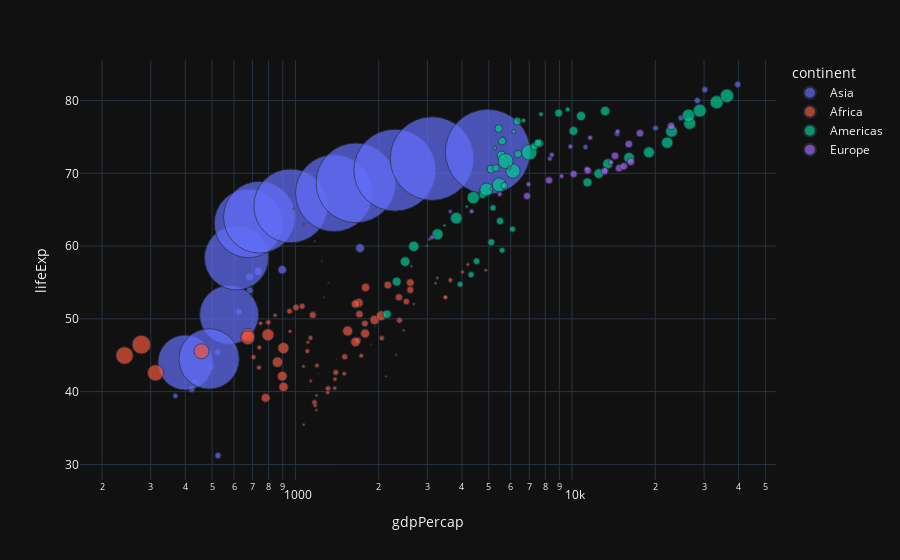

The code cell stored with this chart in its notebook:
### Code cell
fig = px.scatter(dataset[dataset['country'].str.contains('C')], x="gdpPercap", y="lifeExp",
                size="pop", color="continent",hover_name="country", log_x=True, size_max=60)
fig.update_layout(template='plotly_dark')
fig.show()

### Figure 1 — Plotly figure (JSON) as saved in the notebook; plotly's stock layout.template omitted (floating-point values rounded to 4 significant figures)
{"data": [{"hovertemplate": "<b>%{hovertext}</b><br><br>continent=Asia<br>gdpPercap=%{x}<br>lifeExp=%{y}<br>pop=%{marker.size}<extra></extra>", "hovertext": ["Cambodia", "Cambodia", "Cambodia", "Cambodia", "Cambodia", "Cambodia", "Cambodia", "Cambodia", "Cambodia", "Cambodia", "Cambodia", "Cambodia", "China", "China", "China", "China", "China", "China", "China", "China", "China", "China", "China", "China", "Hong Kong, China", "Hong Kong, China", "Hong Kong, China", "Hong Kong, China", "Hong Kong, China", "Hong Kong, China", "Hong Kong, China", "Hong Kong, China", "Hong Kong, China", "Hong Kong, China", "Hong Kong, China", "Hong Kong, China"], "legendgroup": "Asia", "marker": {"color": "#636efa", "size": [4693836, 5322536, 6083619, 6960067, 7450606, 6978607, 7272485, 8371791, 10150094, 11782962, 12926707, 14131858, 556263527, 637408000, 665770000, 754550000, 862030000, 943455000, 1000281000, 1084035000, 1164970000, 1230075000, 1280400000, 1318683096, 2125900, 2736300, 3305200, 3722800, 4115700, 4583700, 5264500, 5584510, 5829696, 6495918, 6762476, 6980412], "sizemode": "area", "sizeref": 366300.0, "symbol": "circle"}, "mode": "markers", "name": "Asia", "orientation": "v", "showlegend": true, "type": "scatter", "x": [368.5, 434.0, 496.9, 523.4, 421.6, 525.0, 624.5, 683.9, 682.3, 734.3, 896.2, 1714.0, 400.4, 576.0, 487.7, 612.7, 676.9, 741.2, 962.4, 1379.0, 1656.0, 2289.0, 3119.0, 4959.0, 3054.0, 3629.0, 4693.0, 6198.0, 8316.0, 11190.0, 14560.0, 20040.0, 24760.0, 28380.0, 30210.0, 39720.0], "xaxis": "x", "y": [39.42, 41.37, 43.41, 45.41, 40.32, 31.22, 50.96, 53.91, 55.8, 56.53, 56.75, 59.72, 44, 50.55, 44.5, 58.38, 63.12, 63.97, 65.53, 67.27, 68.69, 70.43, 72.03, 72.96, 60.96, 64.75, 67.65, 70, 72, 73.6, 75.45, 76.2, 77.6, 80, 81.5, 82.21], "yaxis": "y"}, {"hovertemplate": "<b>%{hovertext}</b><br><br>continent=Africa<br>gdpPercap=%{x}<br>lifeExp=%{y}<br>pop=%{marker.size}<extra></extra>", "hovertext": ["Cameroon", "Cameroon", "Cameroon", "Cameroon", "Cameroon", "Cameroon", "Cameroon", "Cameroon", "Cameroon", "Cameroon", "Cameroon", "Cameroon", "Central African Republic", "Central African Republic", "Central African Republic", "Central African Republic", "Central African Republic", "Central African Republic", "Central African Republic", "Central African Republic", "Central African Republic", "Central African Republic", "Central African Republic", "Central African Republic", "Chad", "Chad", "Chad", "Chad", "Chad", "Chad", "Chad", "Chad", "Chad", "Chad", "Chad", "Chad", "Comoros", "Comoros", "Comoros", "Comoros", "Comoros", "Comoros", "Comoros", "Comoros", "Comoros", "Comoros", "Comoros", "Comoros", "Congo, Dem. Rep.", "Congo, Dem. Rep.", "Congo, Dem. Rep.", "Congo, Dem. Rep.", "Congo, Dem. Rep.", "Congo, Dem. Rep.", "Congo, Dem. Rep.", "Congo, Dem. Rep.", "Congo, Dem. Rep.", "Congo, Dem. Rep.", "Congo, Dem. Rep.", "Congo, Dem. Rep.", "Congo, Rep.", "Congo, Rep.", "Congo, Rep.", "Congo, Rep.", "Congo, Rep.", "Congo, Rep.", "Congo, Rep.", "Congo, Rep.", "Congo, Rep.", "Congo, Rep.", "Congo, Rep.", "Congo, Rep.", "Cote d'Ivoire", "Cote d'Ivoire", "Cote d'Ivoire", "Cote d'Ivoire", "Cote d'Ivoire", "Cote d'Ivoire", "Cote d'Ivoire", "Cote d'Ivoire", "Cote d'Ivoire", "Cote d'Ivoire", "Cote d'Ivoire", "Cote d'Ivoire"], "legendgroup": "Africa", "marker": {"color": "#EF553B", "size": [5009067, 5359923, 5793633, 6335506, 7021028, 7959865, 9250831, 10780667, 12467171, 14195809, 15929988, 17696293, 1291695, 1392284, 1523478, 1733638, 1927260, 2167533, 2476971, 2840009, 3265124, 3696513, 4048013, 4369038, 2682462, 2894855, 3150417, 3495967, 3899068, 4388260, 4875118, 5498955, 6429417, 7562011, 8835739, 10238807, 153936, 170928, 191689, 217378, 250027, 304739, 348643, 395114, 454429, 527982, 614382, 710960, 14100005, 15577932, 17486434, 19941073, 23007669, 26480870, 30646495, 35481645, 41672143, 47798986, 55379852, 64606759, 854885, 940458, 1047924, 1179760, 1340458, 1536769, 1774735, 2064095, 2409073, 2800947, 3328795, 3800610, 2977019, 3300000, 3832408, 4744870, 6071696, 7459574, 9025951, 10761098, 12772596, 14625967, 16252726, 18013409], "sizemode": "area", "sizeref": 366300.0, "symbol": "circle"}, "mode": "markers", "name": "Africa", "orientation": "v", "showlegend": true, "type": "scatter", "x": [1173.0, 1313.0, 1400.0, 1508.0, 1684.0, 1783.0, 2368.0, 2603.0, 1793.0, 1694.0, 1934.0, 2042.0, 1071.0, 1191.0, 1193.0, 1136.0, 1070.0, 1109.0, 956.8, 844.9, 747.9, 740.5, 738.7, 706.0, 1179.0, 1308.0, 1390.0, 1197.0, 1104.0, 1134.0, 797.9, 952.4, 1058.0, 1005.0, 1156.0, 1704.0, 1103.0, 1211.0, 1407.0, 1876.0, 1938.0, 1173.0, 1267.0, 1316.0, 1247.0, 1174.0, 1076.0, 986.1, 780.5, 905.9, 896.3, 861.6, 904.9, 795.8, 673.7, 672.8, 457.7, 312.2, 241.2, 277.6, 2126.0, 2315.0, 2465.0, 2678.0, 3213.0, 3259.0, 4880.0, 4201.0, 4016.0, 3484.0, 3484.0, 3633.0, 1389.0, 1501.0, 1729.0, 2052.0, 2378.0, 2518.0, 2603.0, 2157.0, 1648.0, 1786.0, 1649.0, 1545.0], "xaxis": "x", "y": [38.52, 40.43, 42.64, 44.8, 47.05, 49.35, 52.96, 54.98, 54.31, 52.2, 49.86, 50.43, 35.46, 37.46, 39.48, 41.48, 43.46, 46.77, 48.3, 50.48, 49.4, 46.07, 43.31, 44.74, 38.09, 39.88, 41.72, 43.6, 45.57, 47.38, 49.52, 51.05, 51.72, 51.57, 50.52, 50.65, 40.72, 42.46, 44.47, 46.47, 48.94, 50.94, 52.93, 54.93, 57.94, 60.66, 62.97, 65.15, 39.14, 40.65, 42.12, 44.06, 45.99, 47.8, 47.78, 47.41, 45.55, 42.59, 44.97, 46.46, 42.11, 45.05, 48.44, 52.04, 54.91, 55.62, 56.7, 57.47, 56.43, 52.96, 52.97, 55.32, 40.48, 42.47, 44.93, 47.35, 49.8, 52.37, 53.98, 54.66, 52.04, 47.99, 46.83, 48.33], "yaxis": "y"}, {"hovertemplate": "<b>%{hovertext}</b><br><br>continent=Americas<br>gdpPercap=%{x}<br>lifeExp=%{y}<br>pop=%{marker.size}<extra></extra>", "hovertext": ["Canada", "Canada", "Canada", "Canada", "Canada", "Canada", "Canada", "Canada", "Canada", "Canada", "Canada", "Canada", "Chile", "Chile", "Chile", "Chile", "Chile", "Chile", "Chile", "Chile", "Chile", "Chile", "Chile", "Chile", "Colombia", "Colombia", "Colombia", "Colombia", "Colombia", "Colombia", "Colombia", "Colombia", "Colombia", "Colombia", "Colombia", "Colombia", "Costa Rica", "Costa Rica", "Costa Rica", "Costa Rica", "Costa Rica", "Costa Rica", "Costa Rica", "Costa Rica", "Costa Rica", "Costa Rica", "Costa Rica", "Costa Rica", "Cuba", "Cuba", "Cuba", "Cuba", "Cuba", "Cuba", "Cuba", "Cuba", "Cuba", "Cuba", "Cuba", "Cuba"], "legendgroup": "Americas", "marker": {"color": "#00cc96", "size": [14785584, 17010154, 18985849, 20819767, 22284500, 23796400, 25201900, 26549700, 28523502, 30305843, 31902268, 33390141, 6377619, 7048426, 7961258, 8858908, 9717524, 10599793, 11487112, 12463354, 13572994, 14599929, 15497046, 16284741, 12350771, 14485993, 17009885, 19764027, 22542890, 25094412, 27764644, 30964245, 34202721, 37657830, 41008227, 44227550, 926317, 1112300, 1345187, 1588717, 1834796, 2108457, 2424367, 2799811, 3173216, 3518107, 3834934, 4133884, 6007797, 6640752, 7254373, 8139332, 8831348, 9537988, 9789224, 10239839, 10723260, 10983007, 11226999, 11416987], "sizemode": "area", "sizeref": 366300.0, "symbol": "circle"}, "mode": "markers", "name": "Americas", "orientation": "v", "showlegend": true, "type": "scatter", "x": [11370.0, 12490.0, 13460.0, 16080.0, 18970.0, 22090.0, 22900.0, 26630.0, 26340.0, 28950.0, 33330.0, 36320.0, 3940.0, 4316.0, 4519.0, 5107.0, 5494.0, 4757.0, 5096.0, 5547.0, 7596.0, 10120.0, 10780.0, 13170.0, 2144.0, 2324.0, 2492.0, 2679.0, 3265.0, 3816.0, 4398.0, 4903.0, 5445.0, 6117.0, 5755.0, 7007.0, 2627.0, 2990.0, 3461.0, 4162.0, 5118.0, 5927.0, 5263.0, 5630.0, 6160.0, 6677.0, 7723.0, 9645.0, 5587.0, 6092.0, 5181.0, 5690.0, 5305.0, 6380.0, 7317.0, 7533.0, 5593.0, 5432.0, 6341.0, 8948.0], "xaxis": "x", "y": [68.75, 69.96, 71.3, 72.13, 72.88, 74.21, 75.76, 76.86, 77.95, 78.61, 79.77, 80.65, 54.74, 56.07, 57.92, 60.52, 63.44, 67.05, 70.56, 72.49, 74.13, 75.82, 77.86, 78.55, 50.64, 55.12, 57.86, 59.96, 61.62, 63.84, 66.65, 67.77, 68.42, 70.31, 71.68, 72.89, 57.21, 60.03, 62.84, 65.42, 67.85, 70.75, 73.45, 74.75, 75.71, 77.26, 78.12, 78.78, 59.42, 62.33, 65.25, 68.29, 70.72, 72.65, 73.72, 74.17, 74.41, 76.15, 77.16, 78.27], "yaxis": "y"}, {"hovertemplate": "<b>%{hovertext}</b><br><br>continent=Europe<br>gdpPercap=%{x}<br>lifeExp=%{y}<br>pop=%{marker.size}<extra></extra>", "hovertext": ["Croatia", "Croatia", "Croatia", "Croatia", "Croatia", "Croatia", "Croatia", "Croatia", "Croatia", "Croatia", "Croatia", "Croatia", "Czech Republic", "Czech Republic", "Czech Republic", "Czech Republic", "Czech Republic", "Czech Republic", "Czech Republic", "Czech Republic", "Czech Republic", "Czech Republic", "Czech Republic", "Czech Republic"], "legendgroup": "Europe", "marker": {"color": "#ab63fa", "size": [3882229, 3991242, 4076557, 4174366, 4225310, 4318673, 4413368, 4484310, 4494013, 4444595, 4481020, 4493312, 9125183, 9513758, 9620282, 9835109, 9862158, 10161915, 10303704, 10311597, 10315702, 10300707, 10256295, 10228744], "sizemode": "area", "sizeref": 366300.0, "symbol": "circle"}, "mode": "markers", "name": "Europe", "orientation": "v", "showlegend": true, "type": "scatter", "x": [3119.0, 4338.0, 5478.0, 6960.0, 9164.0, 11310.0, 13220.0, 13820.0, 8448.0, 9876.0, 11630.0, 14620.0, 6876.0, 8256.0, 10140.0, 11400.0, 13110.0, 14800.0, 15380.0, 16310.0, 14300.0, 16050.0, 17600.0, 22830.0], "xaxis": "x", "y": [61.21, 64.77, 67.13, 68.5, 69.61, 70.64, 70.46, 71.52, 72.53, 73.68, 74.88, 75.75, 66.87, 69.03, 69.9, 70.38, 70.29, 70.71, 70.96, 71.58, 72.4, 74.01, 75.51, 76.49], "yaxis": "y"}], "layout": {"legend": {"itemsizing": "constant", "title": {"text": "continent"}, "tracegroupgap": 0}, "margin": {"t": 60}, "xaxis": {"anchor": "y", "domain": [0, 1], "title": {"text": "gdpPercap"}, "type": "log"}, "yaxis": {"anchor": "x", "domain": [0, 1], "title": {"text": "lifeExp"}}}}
